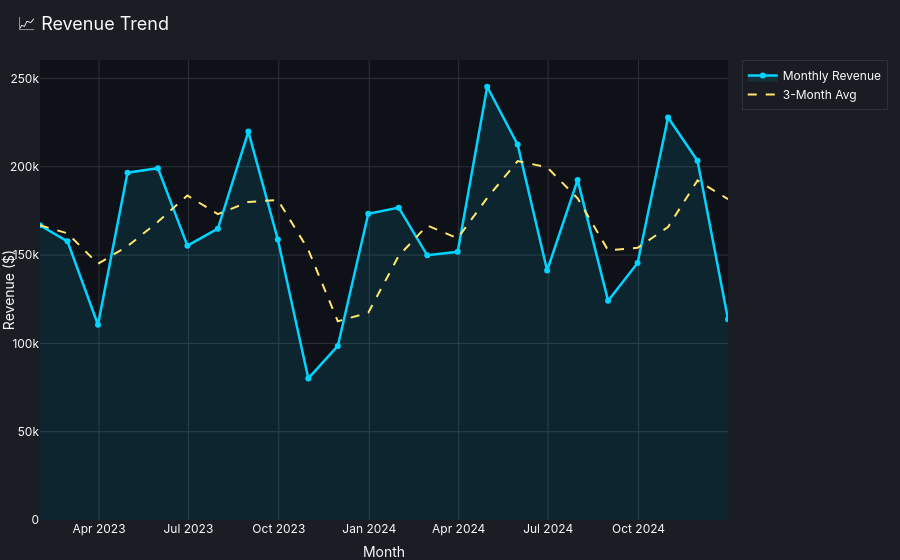
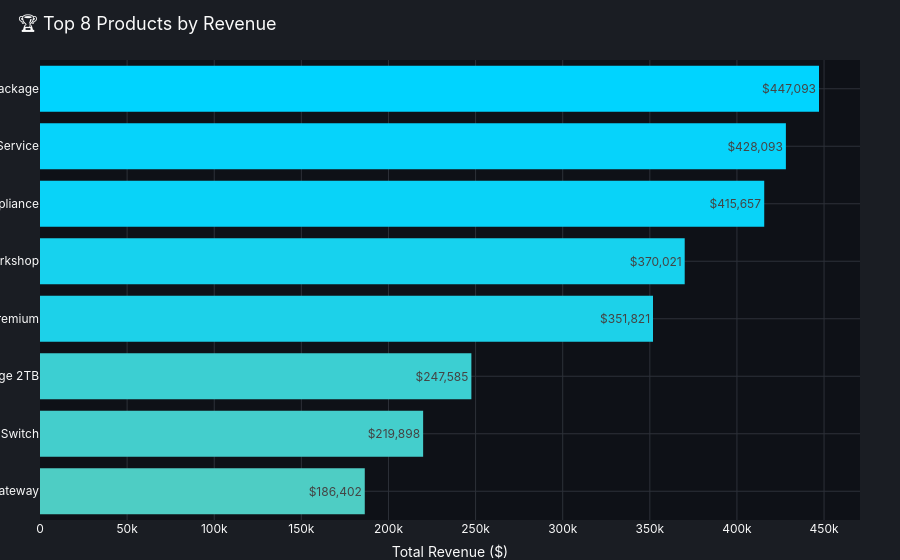
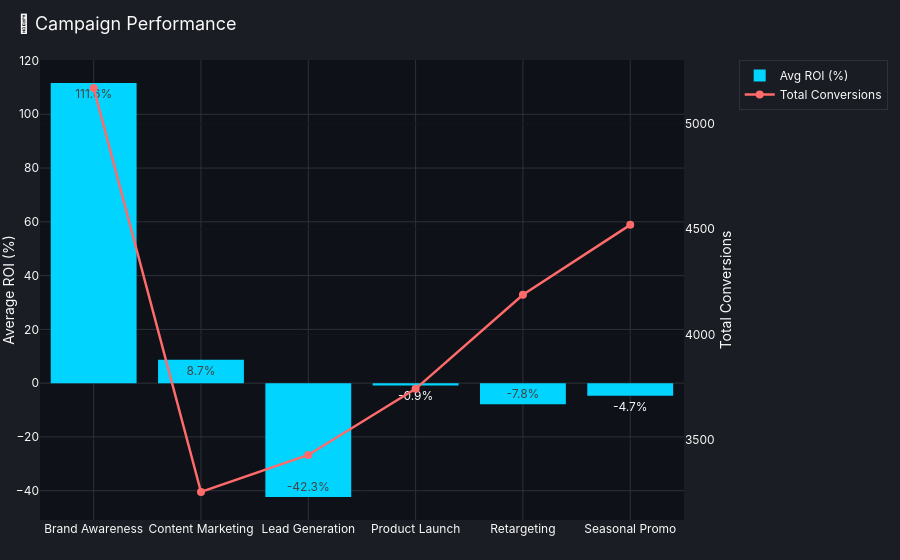
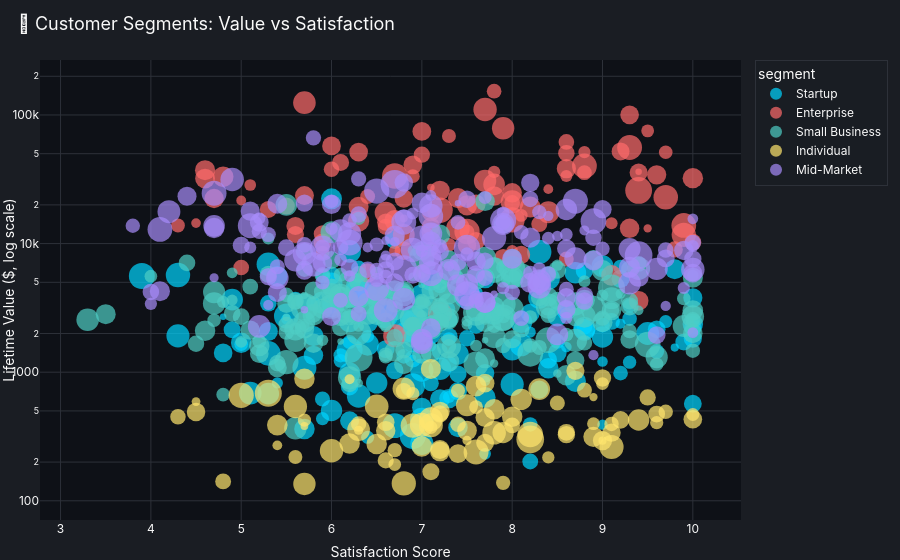

Write notebook code for charts like these, in order.
### Code cell
# Create visualizations
from components.charts import (
    revenue_trend_chart, top_products_chart,
    campaign_performance_chart, customer_segments_chart,
    github_stats_chart
)

if "sales" in datasets:
    print("📊 Sales Visualizations")
    revenue_trend_chart(datasets["sales"]).show()
    top_products_chart(datasets["sales"]).show()

if "marketing" in datasets:
    print("🎯 Marketing Visualizations")
    campaign_performance_chart(datasets["marketing"]).show()

if "customers" in datasets:
    print("👥 Customer Visualizations")
    customer_segments_chart(datasets["customers"]).show()

if "github" in datasets:
    print("🐙 GitHub Visualizations")
    github_stats_chart(datasets["github"]).show()

### Figure 1 — Plotly figure (JSON) as saved in the notebook; plotly's stock layout.template omitted (floating-point values rounded to 4 significant figures)
{"data": [{"fill": "tozeroy", "fillcolor": "rgba(0, 212, 255, 0.1)", "line": {"color": "#00D4FF", "width": 2.5}, "marker": {"size": 6}, "mode": "lines+markers", "name": "Monthly Revenue", "type": "scatter", "x": ["2023-01-31T00:00:00.000000000", "2023-02-28T00:00:00.000000000", "2023-03-31T00:00:00.000000000", "2023-04-30T00:00:00.000000000", "2023-05-31T00:00:00.000000000", "2023-06-30T00:00:00.000000000", "2023-07-31T00:00:00.000000000", "2023-08-31T00:00:00.000000000", "2023-09-30T00:00:00.000000000", "2023-10-31T00:00:00.000000000", "2023-11-30T00:00:00.000000000", "2023-12-31T00:00:00.000000000", "2024-01-31T00:00:00.000000000", "2024-02-29T00:00:00.000000000", "2024-03-31T00:00:00.000000000", "2024-04-30T00:00:00.000000000", "2024-05-31T00:00:00.000000000", "2024-06-30T00:00:00.000000000", "2024-07-31T00:00:00.000000000", "2024-08-31T00:00:00.000000000", "2024-09-30T00:00:00.000000000", "2024-10-31T00:00:00.000000000", "2024-11-30T00:00:00.000000000", "2024-12-31T00:00:00.000000000"], "y": [166800.0, 157800.0, 110500.0, 196600.0, 199200.0, 155300.0, 165000.0, 219900.0, 158800.0, 80160.0, 98540.0, 173400.0, 176900.0, 149900.0, 151900.0, 245300.0, 212500.0, 141300.0, 192500.0, 124200.0, 145500.0, 227900.0, 203400.0, 113700.0]}, {"line": {"color": "#FFE66D", "dash": "dash", "width": 2}, "mode": "lines", "name": "3-Month Avg", "type": "scatter", "x": ["2023-01-31T00:00:00.000000000", "2023-02-28T00:00:00.000000000", "2023-03-31T00:00:00.000000000", "2023-04-30T00:00:00.000000000", "2023-05-31T00:00:00.000000000", "2023-06-30T00:00:00.000000000", "2023-07-31T00:00:00.000000000", "2023-08-31T00:00:00.000000000", "2023-09-30T00:00:00.000000000", "2023-10-31T00:00:00.000000000", "2023-11-30T00:00:00.000000000", "2023-12-31T00:00:00.000000000", "2024-01-31T00:00:00.000000000", "2024-02-29T00:00:00.000000000", "2024-03-31T00:00:00.000000000", "2024-04-30T00:00:00.000000000", "2024-05-31T00:00:00.000000000", "2024-06-30T00:00:00.000000000", "2024-07-31T00:00:00.000000000", "2024-08-31T00:00:00.000000000", "2024-09-30T00:00:00.000000000", "2024-10-31T00:00:00.000000000", "2024-11-30T00:00:00.000000000", "2024-12-31T00:00:00.000000000"], "y": [166800.0, 162300.0, 145100.0, 155000.0, 168800.0, 183700.0, 173200.0, 180100.0, 181200.0, 153000.0, 112500.0, 117400.0, 149600.0, 166700.0, 159500.0, 182300.0, 203200.0, 199700.0, 182100.0, 152700.0, 154100.0, 165900.0, 192300.0, 181700.0]}], "layout": {"font": {"color": "#FAFAFA", "family": "Inter, sans-serif", "size": 12}, "hovermode": "x unified", "legend": {"bgcolor": "rgba(26, 29, 35, 0.8)", "bordercolor": "#2D3139", "borderwidth": 1}, "margin": {"b": 40, "l": 40, "r": 40, "t": 60}, "paper_bgcolor": "#1A1D23", "plot_bgcolor": "#0E1117", "title": {"font": {"color": "#FAFAFA", "family": "Inter, sans-serif", "size": 18}, "text": "📈 Revenue Trend", "x": 0.02}, "xaxis": {"gridcolor": "#2D3139", "title": {"text": "Month"}, "zeroline": false}, "yaxis": {"gridcolor": "#2D3139", "title": {"text": "Revenue ($)"}, "zeroline": false}}}

### Figure 2 — Plotly figure (JSON) as saved in the notebook; plotly's stock layout.template omitted (floating-point values rounded to 4 significant figures)
{"data": [{"marker": {"color": [186400.0, 219900.0, 247600.0, 351800.0, 370000.0, 415700.0, 428100.0, 447100.0], "colorscale": [[0, "#4ECDC4"], [1, "#00D4FF"]], "line": {"width": 0}}, "orientation": "h", "text": ["$186,402", "$219,898", "$247,585", "$351,821", "$370,021", "$415,657", "$428,093", "$447,093"], "textposition": "auto", "type": "bar", "x": [186400.0, 219900.0, 247600.0, 351800.0, 370000.0, 415700.0, 428100.0, 447100.0], "y": ["Smart IoT Gateway", "Network Switch", "SSD Storage 2TB", "Support Plan Premium", "Training Workshop", "Audit & Compliance", "Migration Service", "Consulting Package"]}], "layout": {"font": {"color": "#FAFAFA", "family": "Inter, sans-serif", "size": 12}, "hovermode": "x unified", "legend": {"bgcolor": "rgba(26, 29, 35, 0.8)", "bordercolor": "#2D3139", "borderwidth": 1}, "margin": {"b": 40, "l": 40, "r": 40, "t": 60}, "paper_bgcolor": "#1A1D23", "plot_bgcolor": "#0E1117", "title": {"font": {"color": "#FAFAFA", "family": "Inter, sans-serif", "size": 18}, "text": "🏆 Top 8 Products by Revenue", "x": 0.02}, "xaxis": {"gridcolor": "#2D3139", "title": {"text": "Total Revenue ($)"}, "zeroline": false}, "yaxis": {"gridcolor": "#2D3139", "zeroline": false}}}

### Figure 3 — Plotly figure (JSON) as saved in the notebook; plotly's stock layout.template omitted (floating-point values rounded to 4 significant figures)
{"data": [{"marker": {"color": "#00D4FF"}, "name": "Avg ROI (%)", "text": ["111.6%", "8.7%", "-42.3%", "-0.9%", "-7.8%", "-4.7%"], "textposition": "auto", "type": "bar", "x": ["Brand Awareness", "Content Marketing", "Lead Generation", "Product Launch", "Retargeting", "Seasonal Promo"], "xaxis": "x", "y": [111.6, 8.71, -42.35, -0.8693, -7.819, -4.711], "yaxis": "y"}, {"line": {"color": "#FF6B6B", "width": 2.5}, "marker": {"size": 8}, "mode": "lines+markers", "name": "Total Conversions", "type": "scatter", "x": ["Brand Awareness", "Content Marketing", "Lead Generation", "Product Launch", "Retargeting", "Seasonal Promo"], "xaxis": "x", "y": [5171, 3252, 3428, 3742, 4189, 4521], "yaxis": "y2"}], "layout": {"font": {"color": "#FAFAFA", "family": "Inter, sans-serif", "size": 12}, "hovermode": "x unified", "legend": {"bgcolor": "rgba(26, 29, 35, 0.8)", "bordercolor": "#2D3139", "borderwidth": 1}, "margin": {"b": 40, "l": 40, "r": 40, "t": 60}, "paper_bgcolor": "#1A1D23", "plot_bgcolor": "#0E1117", "title": {"font": {"color": "#FAFAFA", "family": "Inter, sans-serif", "size": 18}, "text": "🎯 Campaign Performance", "x": 0.02}, "xaxis": {"anchor": "y", "domain": [0, 0.94], "gridcolor": "#2D3139", "zeroline": false}, "yaxis": {"anchor": "x", "domain": [0, 1], "gridcolor": "#2D3139", "title": {"text": "Average ROI (%)"}, "zeroline": false}, "yaxis2": {"anchor": "x", "overlaying": "y", "side": "right", "title": {"text": "Total Conversions"}}}}

### Figure 4 — Plotly figure (JSON) as saved in the notebook; plotly's stock layout.template omitted (floating-point values rounded to 4 significant figures; data arrays with more than 128 entries replaced by an {"elided": "..."} marker saying what was removed)
{"data": [{"customdata": {"elided": "168x2 float values"}, "hovertemplate": "segment=Startup<br>satisfaction_score=%{x}<br>lifetime_value=%{y}<br>engagement_score=%{marker.size}<br>churn_risk=%{customdata[0]}<br>purchase_frequency=%{customdata[1]}<extra></extra>", "legendgroup": "Startup", "marker": {"color": "#00D4FF", "size": {"elided": "168 float values"}, "sizemode": "area", "sizeref": 0.2355, "symbol": "circle"}, "mode": "markers", "name": "Startup", "orientation": "v", "showlegend": true, "type": "scatter", "x": {"elided": "168 float values"}, "xaxis": "x", "y": {"elided": "168 float values"}, "yaxis": "y"}, {"customdata": {"elided": "108x2 float values"}, "hovertemplate": "segment=Enterprise<br>satisfaction_score=%{x}<br>lifetime_value=%{y}<br>engagement_score=%{marker.size}<br>churn_risk=%{customdata[0]}<br>purchase_frequency=%{customdata[1]}<extra></extra>", "legendgroup": "Enterprise", "marker": {"color": "#FF6B6B", "size": [43.6, 59.1, 11.3, 69.1, 33.7, 77.6, 17.6, 51.1, 38.6, 59.1, 25.7, 5.0, 38.5, 48.6, 38.3, 57.5, 52.9, 34.2, 45.8, 31.3, 43.7, 29.0, 28.8, 22.0, 19.5, 42.4, 34.7, 64.6, 6.7, 17.6, 37.9, 16.4, 39.0, 18.0, 36.2, 50.6, 37.5, 40.1, 51.0, 46.1, 16.2, 63.2, 75.6, 44.4, 17.1, 37.0, 74.3, 21.8, 35.0, 69.8, 22.5, 47.9, 32.0, 34.3, 41.4, 8.1, 40.3, 11.1, 62.6, 22.6, 55.0, 45.4, 30.4, 38.0, 39.8, 41.5, 15.6, 40.9, 56.9, 47.1, 44.0, 60.2, 76.8, 44.7, 28.7, 26.0, 41.4, 34.4, 23.1, 26.3, 30.0, 72.9, 26.2, 50.6, 19.2, 26.1, 28.6, 72.1, 41.2, 45.7, 84.5, 21.8, 70.8, 72.4, 25.4, 47.7, 31.0, 43.2, 56.4, 37.6, 42.9, 49.4, 47.4, 24.2, 11.4, 41.3, 65.4, 7.1], "sizemode": "area", "sizeref": 0.2355, "symbol": "circle"}, "mode": "markers", "name": "Enterprise", "orientation": "v", "showlegend": true, "type": "scatter", "x": [8.6, 7.9, 8.4, 7.2, 10.0, 7.2, 9.1, 6.7, 7.1, 7.7, 8.8, 9.4, 5.6, 8.0, 9.4, 6.6, 6.3, 6.1, 9.4, 7.0, 9.6, 8.0, 5.0, 5.9, 8.1, 5.7, 5.6, 7.7, 7.1, 8.8, 9.2, 8.0, 7.6, 7.8, 5.9, 4.8, 5.9, 6.8, 8.2, 4.6, 5.1, 6.7, 7.5, 8.0, 8.6, 7.9, 8.0, 7.3, 6.6, 9.9, 4.3, 4.6, 8.6, 5.3, 6.9, 9.5, 6.8, 4.5, 8.0, 6.9, 7.8, 7.8, 8.3, 8.1, 7.5, 7.0, 6.7, 9.3, 8.4, 6.3, 4.7, 5.7, 6.7, 9.3, 8.6, 8.6, 6.0, 5.5, 7.3, 6.4, 6.6, 9.3, 7.1, 9.1, 9.5, 7.5, 6.0, 9.9, 6.3, 7.2, 9.4, 9.7, 9.7, 8.8, 7.8, 7.5, 9.8, 6.4, 6.8, 7.1, 7.6, 10.0, 7.4, 7.0, 5.0, 7.1, 7.4, 6.8], "xaxis": "x", "y": [38270.0, 78900.0, 26510.0, 2845.0, 10230.0, 18170.0, 14390.0, 15170.0, 13610.0, 30720.0, 35580.0, 36180.0, 13710.0, 7329.0, 35650.0, 17350.0, 14960.0, 42730.0, 3589.0, 49090.0, 34250.0, 20700.0, 6517.0, 8518.0, 16580.0, 23610.0, 11780.0, 110200.0, 27310.0, 51490.0, 52100.0, 8761.0, 10450.0, 36060.0, 11880.0, 33080.0, 10210.0, 22450.0, 19240.0, 32040.0, 28550.0, 1920.0, 12430.0, 24840.0, 33490.0, 7757.0, 15310.0, 9779.0, 14660.0, 11700.0, 13820.0, 37210.0, 50490.0, 18400.0, 40940.0, 13120.0, 8810.0, 14440.0, 21120.0, 33430.0, 28860.0, 23460.0, 14190.0, 8174.0, 9694.0, 74540.0, 8786.0, 100200.0, 17530.0, 19340.0, 22430.0, 124700.0, 33500.0, 13150.0, 61750.0, 7585.0, 57400.0, 19610.0, 68690.0, 23260.0, 13490.0, 55890.0, 9035.0, 5652.0, 75240.0, 12300.0, 37850.0, 13830.0, 51500.0, 25880.0, 25880.0, 51340.0, 22940.0, 40170.0, 153100.0, 19800.0, 9003.0, 5914.0, 11670.0, 17490.0, 20260.0, 32290.0, 22580.0, 6091.0, 21630.0, 12250.0, 13150.0, 15710.0], "yaxis": "y"}, {"customdata": {"elided": "250x2 float values"}, "hovertemplate": "segment=Small Business<br>satisfaction_score=%{x}<br>lifetime_value=%{y}<br>engagement_score=%{marker.size}<br>churn_risk=%{customdata[0]}<br>purchase_frequency=%{customdata[1]}<extra></extra>", "legendgroup": "Small Business", "marker": {"color": "#4ECDC4", "size": {"elided": "250 float values"}, "sizemode": "area", "sizeref": 0.2355, "symbol": "circle"}, "mode": "markers", "name": "Small Business", "orientation": "v", "showlegend": true, "type": "scatter", "x": {"elided": "250 float values"}, "xaxis": "x", "y": {"elided": "250 float values"}, "yaxis": "y"}, {"customdata": {"elided": "89x2 float values"}, "hovertemplate": "segment=Individual<br>satisfaction_score=%{x}<br>lifetime_value=%{y}<br>engagement_score=%{marker.size}<br>churn_risk=%{customdata[0]}<br>purchase_frequency=%{customdata[1]}<extra></extra>", "legendgroup": "Individual", "marker": {"color": "#FFE66D", "size": [38.9, 50.3, 26.5, 8.1, 20.7, 29.7, 36.5, 50.1, 41.5, 67.8, 43.4, 85.7, 48.5, 9.9, 45.9, 64.9, 53.3, 54.0, 49.0, 30.5, 73.5, 45.8, 24.7, 31.3, 68.7, 9.1, 19.0, 40.4, 19.2, 74.6, 39.4, 64.0, 46.1, 33.9, 76.4, 67.5, 89.9, 47.9, 54.1, 17.9, 19.7, 60.5, 22.8, 41.0, 33.1, 11.3, 20.4, 37.8, 57.3, 49.4, 28.5, 20.7, 49.4, 22.6, 70.0, 59.2, 35.3, 55.4, 58.9, 34.1, 67.2, 7.2, 26.8, 35.8, 23.3, 11.8, 49.6, 41.4, 43.3, 20.4, 24.5, 29.0, 28.2, 29.7, 49.3, 27.6, 19.1, 69.3, 65.8, 65.5, 44.6, 24.2, 24.0, 36.3, 7.9, 10.0, 49.5, 42.9, 35.3], "sizemode": "area", "sizeref": 0.2355, "symbol": "circle"}, "mode": "markers", "name": "Individual", "orientation": "v", "showlegend": true, "type": "scatter", "x": [8.7, 5.4, 8.8, 8.9, 5.7, 4.8, 6.6, 7.6, 7.4, 7.0, 9.0, 5.3, 8.9, 7.5, 7.2, 6.0, 7.9, 9.4, 7.0, 6.6, 7.6, 7.5, 9.1, 9.5, 9.1, 4.5, 6.7, 4.5, 8.9, 5.0, 9.1, 5.6, 7.2, 8.6, 8.2, 7.1, 8.2, 7.1, 8.1, 8.4, 10.0, 6.3, 5.6, 10.0, 9.6, 5.4, 6.9, 7.7, 7.5, 6.5, 7.4, 9.6, 8.0, 7.6, 6.9, 6.8, 7.2, 8.3, 5.7, 7.1, 7.1, 5.7, 8.5, 8.6, 7.4, 6.2, 6.2, 7.7, 7.7, 7.1, 9.7, 8.0, 4.3, 6.8, 5.7, 6.3, 9.0, 6.8, 6.5, 7.8, 6.6, 6.7, 7.9, 9.2, 9.0, 6.3, 7.8, 7.2, 9.0], "xaxis": "x", "y": [1024.0, 387.9, 726.0, 640.1, 424.1, 141.6, 408.1, 779.0, 233.1, 389.6, 293.8, 685.6, 314.2, 294.9, 494.1, 245.2, 339.6, 425.0, 264.3, 206.2, 239.8, 351.8, 396.2, 636.7, 262.1, 591.3, 191.3, 491.3, 397.6, 660.5, 338.7, 541.1, 242.0, 340.6, 327.8, 387.0, 300.5, 1059.0, 614.9, 217.6, 468.6, 356.9, 219.0, 430.6, 472.8, 269.9, 680.5, 282.5, 554.2, 276.7, 394.2, 405.1, 450.0, 535.6, 384.4, 745.3, 474.3, 738.8, 135.2, 168.1, 430.5, 381.5, 576.1, 327.2, 717.1, 881.2, 279.1, 821.0, 444.4, 372.8, 492.3, 386.3, 451.1, 716.0, 890.9, 395.5, 815.5, 136.5, 543.1, 338.0, 350.0, 247.7, 137.9, 425.7, 293.6, 353.6, 516.1, 250.3, 901.5], "yaxis": "y"}, {"customdata": {"elided": "185x2 float values"}, "hovertemplate": "segment=Mid-Market<br>satisfaction_score=%{x}<br>lifetime_value=%{y}<br>engagement_score=%{marker.size}<br>churn_risk=%{customdata[0]}<br>purchase_frequency=%{customdata[1]}<extra></extra>", "legendgroup": "Mid-Market", "marker": {"color": "#A78BFA", "size": {"elided": "185 float values"}, "sizemode": "area", "sizeref": 0.2355, "symbol": "circle"}, "mode": "markers", "name": "Mid-Market", "orientation": "v", "showlegend": true, "type": "scatter", "x": {"elided": "185 float values"}, "xaxis": "x", "y": {"elided": "185 float values"}, "yaxis": "y"}], "layout": {"font": {"color": "#FAFAFA", "family": "Inter, sans-serif", "size": 12}, "hovermode": "x unified", "legend": {"bgcolor": "rgba(26, 29, 35, 0.8)", "bordercolor": "#2D3139", "borderwidth": 1, "itemsizing": "constant", "title": {"text": "segment"}, "tracegroupgap": 0}, "margin": {"b": 40, "l": 40, "r": 40, "t": 60}, "paper_bgcolor": "#1A1D23", "plot_bgcolor": "#0E1117", "title": {"font": {"color": "#FAFAFA", "family": "Inter, sans-serif", "size": 18}, "text": "👥 Customer Segments: Value vs Satisfaction", "x": 0.02}, "xaxis": {"anchor": "y", "domain": [0, 1], "gridcolor": "#2D3139", "title": {"text": "Satisfaction Score"}, "zeroline": false}, "yaxis": {"anchor": "x", "domain": [0, 1], "gridcolor": "#2D3139", "title": {"text": "Lifetime Value ($, log scale)"}, "type": "log", "zeroline": false}}}
